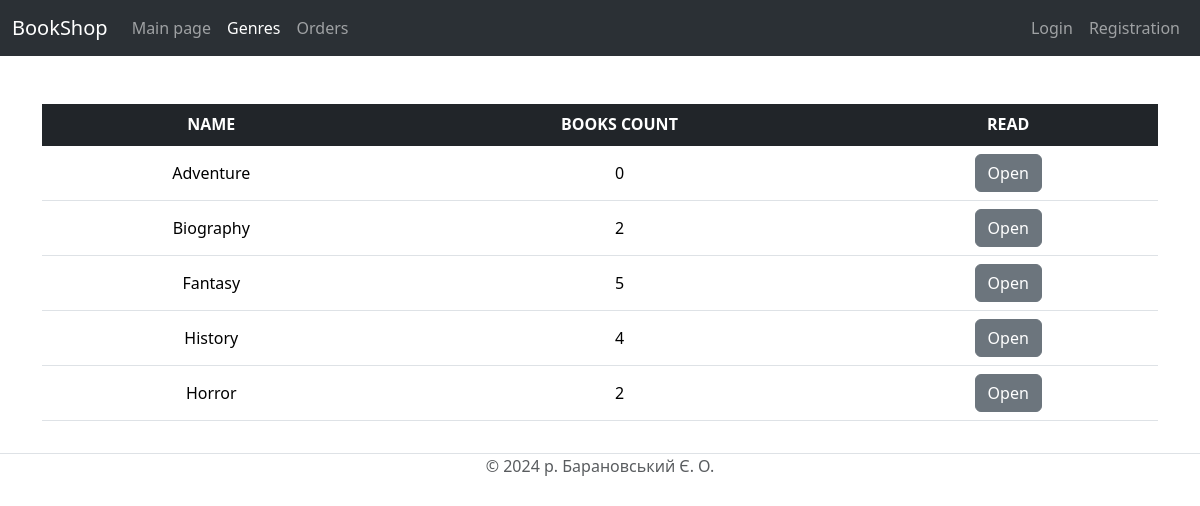
Page /book/genres on the committed database.
### tables this page shows
CREATE TABLE `genres` (
  `id` int(11) NOT NULL,
  `name` varchar(100) NOT NULL
);

### controllers/BookController.php (called while the page is built, shortened)
<?php
    class BookController extends Controller
    {
        private $_bookModel;
        public function __construct(BookModel $bookModel, UserModel $userModel)
        {
           $this->_bookModel = $bookModel;
        }
        public function genres()
        {
            $genres = $this->_bookModel->GetAllGenres();
            foreach($genres as $genre)
            {
                $genre->books_count = $this->_bookModel->CountBooksByGenre($genre);
            }
            require $this->view_path . "show_genres_template.php";
        }
    }

### models/Model.php (called while the page is built, shortened)
<?php
    require_once "./DBConnection.php";
    abstract class Model {
        public function __construct(DBConnection $dbcon)
        {
            $this->dbcon = $dbcon;
        }
    }

### DBConnection.php (called while the page is built, shortened)
<?php
class DBConnection
{
    private $hostname;
    private $username;
    private $password;
    private $dbName;
    private $port;
    private $conn;
    public function connect(): ?bool
    {
        $this->conn = mysqli_connect($this->hostname, $this->username, $this->password, $this->dbName, $this->port);
        return $this->conn == true;
    }
    public function read(string $colName, string $tableName, string $where = '')
    {
        $whereClause = $where != '' ? "WHERE $where" : '';
        $query = "SELECT $colName FROM $tableName $whereClause";
        $result = $this->conn->query($query);
        $rows = $result->fetch_all(MYSQLI_ASSOC);
        return $rows;
    }
    public function readAll(string $tableName)
    {
        return $this->read("*", $tableName);
    }
    public function  __construct(string $dbName, string $hostname = 'localhost', string $username = 'root', string $password = '', int $port = 3307)
    {
        $this->hostname = $hostname;
        $this->username = $username;
        $this->password = $password;
        $this->dbName = $dbName;
        $this->port = $port;
    }
}

### models/BookModel.php (called while the page is built, shortened)
<?php
require_once "models/Model.php";
require_once "entities/Book.php";
require_once "entities/BookGenre.php";
class BookModel extends Model
{
    public function GetAllGenres(): array
    {
        $genres_rows = $this->dbcon->readAll(self::GENRES_TABLE);
        $genres = [];
        foreach ($genres_rows as $genre_row) {
            $genres[] = new BookGenre($genre_row['id'], $genre_row['name']);
        }
        return $genres;
    }
}

### models/entities/BookGenre.php (called while the page is built, shortened)
<?php
class BookGenre
{
    public function __construct(int $ID, string $Name)
    {
        $this->Name = $Name;
    }
}

### templates/show_genres_template.php (the view, shortened to what this page needs)
<div class="container">
    <div class="row mt-5">
        <table class="table text-center align-middle">
            <thead class="table-dark align-middle">
                <tr>
                    <th>NAME</th>
                    <th>BOOKS COUNT</th>
                    <th>READ</th>
                </tr>
            </thead>
            <tbody class="table-group-divider">
                <? foreach ($genres as $genre) : ?>
                    <tr>
                        <form method="POST">
                        <td><?= $genre->Name ?></td>
                        <td><?= $genre->books_count ?></td>
                        <td><button name="genre-open-btn" class="btn btn-secondary">Open</button></td>
                        </form>
                    </tr>
                <? endforeach; ?>
            </tbody>
        </table>
    </div>
</div>
<?php
require "base_template.php";
?>

### rows in the picture
genres: name "Adventure", books_count "0"
genres: name "Biography", books_count "2"
genres: name "Fantasy", books_count "5"
genres: name "History", books_count "4"
genres: name "Horror", id "2"
